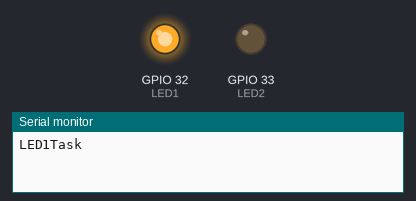
A sketch run on a simulated ESP32. On the bench: output pins drawn as LEDs (lit = HIGH), the last lines printed to the serial monitor.

Above: at 0.5 s.
At 2.5 s:
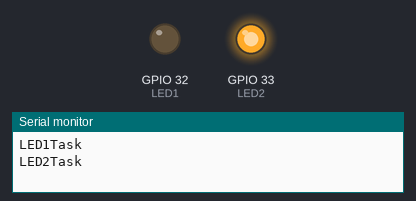
At 3.5 s:
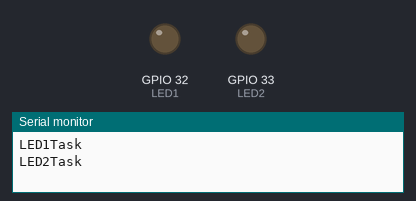
Timing chart, 0 to 5.2 s (numbered marks = the images above):
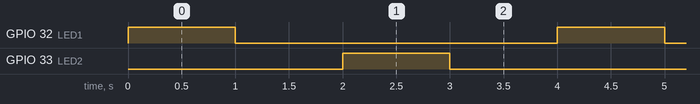

Measured:
- by itself, GPIO 32 (LED1), GPIO 33 (LED2): alternates HIGH for 1.0 s and LOW for 3.0 s
- by itself, everything shown: repeats every 4.0 s, in 4 steps

The sketch:

ledloop.ino
```cpp
#define LED1 32
#define LED2 33

void LED1Task(){

  Serial.println("LED1Task");
  digitalWrite(LED1,1);
  vTaskDelay(1000/portTICK_PERIOD_MS);
  digitalWrite(LED1,0);
  vTaskDelay(1000/portTICK_PERIOD_MS);

}

void LED2Task(){

  Serial.println("LED2Task");
  digitalWrite(LED2,1);
  vTaskDelay(1000/portTICK_PERIOD_MS);
  digitalWrite(LED2,0);
  vTaskDelay(1000/portTICK_PERIOD_MS);

}
void setup() {
  Serial.begin(115200);
  pinMode(LED1,OUTPUT);
  pinMode(LED2,OUTPUT);

}
void loop() {

  LED1Task();
  LED2Task();

}
```
